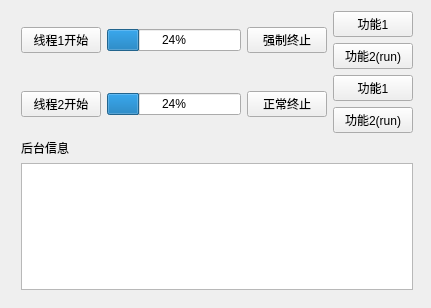
<?xml version="1.0" encoding="UTF-8"?>
<ui version="4.0">
 <class>controller</class>
 <widget class="QWidget" name="controller">
  <property name="geometry">
   <rect>
    <x>0</x>
    <y>0</y>
    <width>431</width>
    <height>308</height>
   </rect>
  </property>
  <property name="windowTitle">
   <string>controller</string>
  </property>
  <widget class="QWidget" name="gridLayoutWidget">
   <property name="geometry">
    <rect>
     <x>10</x>
     <y>0</y>
     <width>414</width>
     <height>301</height>
    </rect>
   </property>
   <layout class="QGridLayout" name="gridLayout">
    <item row="0" column="3">
     <widget class="QPushButton" name="btnF1">
      <property name="text">
       <string>功能1</string>
      </property>
     </widget>
    </item>
    <item row="0" column="0" rowspan="2">
     <widget class="QPushButton" name="btnStart1">
      <property name="text">
       <string>线程1开始</string>
      </property>
     </widget>
    </item>
    <item row="5" column="0" colspan="4">
     <widget class="QPlainTextEdit" name="plainTextEdit"/>
    </item>
    <item row="2" column="3">
     <widget class="QPushButton" name="btnF3">
      <property name="text">
       <string>功能1</string>
      </property>
     </widget>
    </item>
    <item row="0" column="1" rowspan="2">
     <widget class="QProgressBar" name="progressBar1">
      <property name="value">
       <number>24</number>
      </property>
     </widget>
    </item>
    <item row="4" column="0" colspan="4">
     <widget class="QLabel" name="label">
      <property name="text">
       <string>后台信息</string>
      </property>
     </widget>
    </item>
    <item row="1" column="3">
     <widget class="QPushButton" name="btnF2">
      <property name="text">
       <string>功能2(run)</string>
      </property>
     </widget>
    </item>
    <item row="0" column="2" rowspan="2">
     <widget class="QPushButton" name="btnTerm1">
      <property name="text">
       <string>强制终止</string>
      </property>
     </widget>
    </item>
    <item row="3" column="3">
     <widget class="QPushButton" name="btnF4">
      <property name="text">
       <string>功能2(run)</string>
      </property>
     </widget>
    </item>
    <item row="2" column="2" rowspan="2">
     <widget class="QPushButton" name="btnTerm2">
      <property name="text">
       <string>正常终止</string>
      </property>
     </widget>
    </item>
    <item row="2" column="1" rowspan="2">
     <widget class="QProgressBar" name="progressBar2">
      <property name="value">
       <number>24</number>
      </property>
     </widget>
    </item>
    <item row="2" column="0" rowspan="2">
     <widget class="QPushButton" name="btnStart2">
      <property name="text">
       <string>线程2开始</string>
      </property>
     </widget>
    </item>
   </layout>
  </widget>
 </widget>
 <layoutdefault spacing="6" margin="11"/>
 <resources/>
 <connections/>
</ui>
